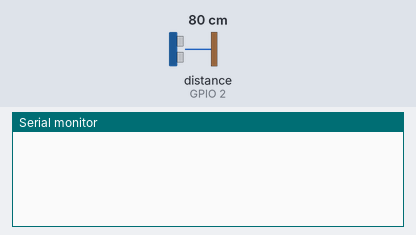
Bench run of a sketch on a simulated ESP32. Shown: the last lines printed to the serial monitor. The test bench sets the inputs (shaded band); at power-on: distance to the obstacle (sensor on GPIO 2) 80 cm. The echo pulse lasts 58.3 µs per cm; WiFi joins after 1.5 s; servers stay silent unless stated.

Above: at 1.2 s.
1.3 s: distance to the obstacle (sensor on GPIO 2) set to 2 cm
At 10.9 s:
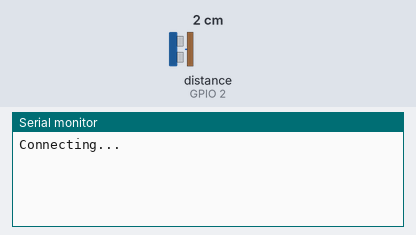
23.8 s: distance to the obstacle (sensor on GPIO 2) set to 4 cm
At 26.6 s:
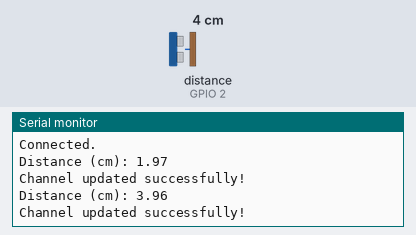

Measured:
- after the input at 23.8 s, the serial monitor: prints a new line after 1.5 s (image 2)

The sketch:

sketch.ino
```cpp
// Include all library
#include <WiFi.h>
#include "ThingSpeak.h"

const char* ssid = "TP-Link_B3CA";  // Write your SSID
const char* password = "59917557";  // Write your WIFI password

WiFiClient client;

unsigned long Channel_ID = 1;  //replace with your Channel ID
const char* API_key = "9QYN5LQ42M8VQJG8";

unsigned long last_time = 0;
unsigned long Delay = 10000;

const int trigPin = 15;
const int echoPin = 2;

//define sound speed in cm/uS
#define SOUND_SPEED 0.034
#define CM_TO_INCH 0.393701

long duration;
float distanceCm;

void setup() {
  Serial.begin(115200);

  pinMode(trigPin, OUTPUT); // Sets the trigPin as an Output
  pinMode(echoPin, INPUT); // Sets the echoPin as an Input

  // Set WIFI Station mode
  WiFi.mode(WIFI_STA);

  ThingSpeak.begin(client);
}

void loop() {
  if ((millis() - last_time) > Delay) {
    if (WiFi.status() != WL_CONNECTED) {
      Serial.print("Connecting...");
      while (WiFi.status() != WL_CONNECTED) {
        WiFi.begin(ssid, password);
        delay(5000);
      }
      Serial.println("\nConnected.");
    }

    detection();

    int Data = ThingSpeak.writeField(Channel_ID, 1, distanceCm, API_key);

    if (Data == 200) {
      Serial.println("Channel updated successfully!");
    } else {
      Serial.println("Problem updating channel. HTTP error code " + String(Data));
    }
    last_time = millis();
  }
}

void detection(){
  // Clears the trigPin
  digitalWrite(trigPin, LOW);
  delayMicroseconds(2);
  // Sets the trigPin on HIGH state for 10 micro seconds
  digitalWrite(trigPin, HIGH);
  delayMicroseconds(10);
  digitalWrite(trigPin, LOW);

  // Reads the echoPin, returns the sound wave travel time in microseconds
  duration = pulseIn(echoPin, HIGH);

  // Calculate the distance
  distanceCm = duration * SOUND_SPEED/2;

  // Prints the distance in the Serial Monitor
  Serial.print("Distance (cm): ");
  Serial.println(distanceCm);
}
```
